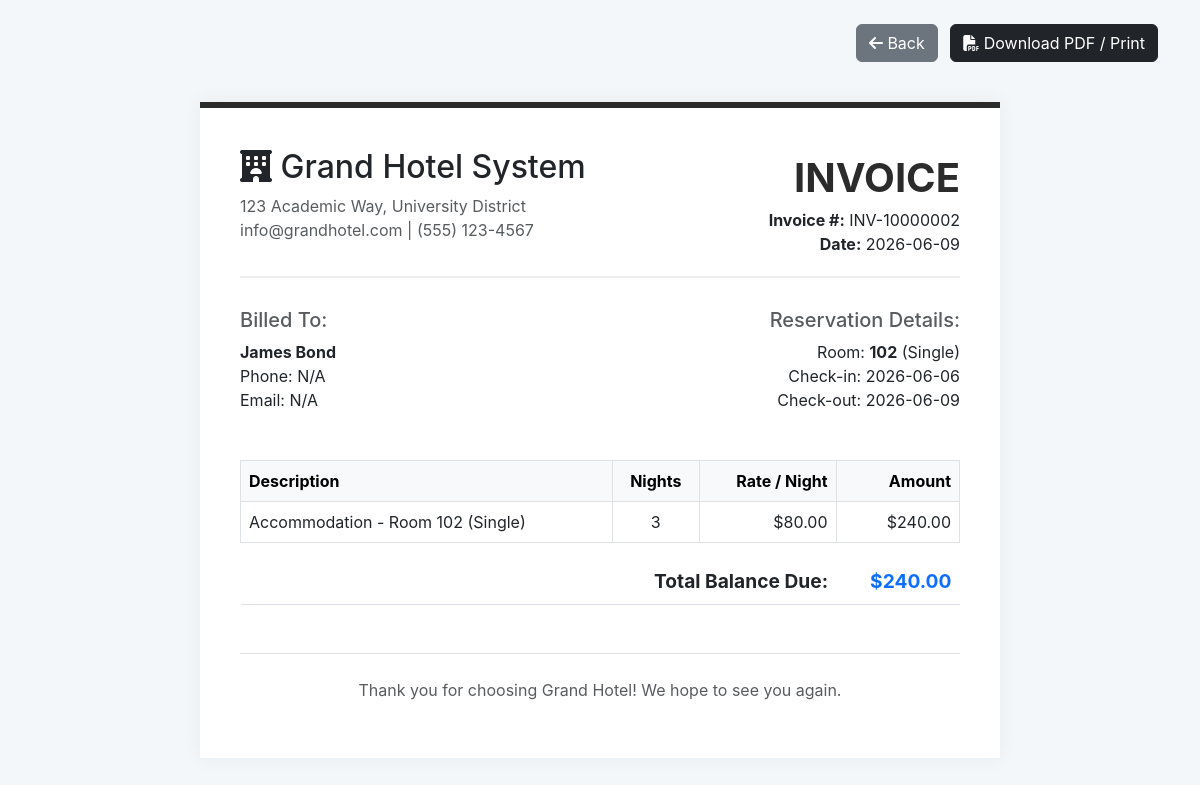
Page /bookings/2/invoice (signed in) on the committed database.
### tables this page shows
CREATE TABLE bookings (
            id INTEGER PRIMARY KEY AUTOINCREMENT,
            customer_id INTEGER NOT NULL,
            room_id INTEGER NOT NULL,
            check_in_date TEXT NOT NULL,
            check_out_date TEXT NOT NULL,
            status TEXT DEFAULT 'Confirmed',
            FOREIGN KEY (customer_id) REFERENCES customers (id),
            FOREIGN KEY (room_id) REFERENCES rooms (id)
        );

CREATE TABLE customers (
            id INTEGER PRIMARY KEY AUTOINCREMENT,
            user_id INTEGER, 
            full_name TEXT NOT NULL,
            phone TEXT NOT NULL,
            email TEXT,
            FOREIGN KEY (user_id) REFERENCES users (id)
        );

CREATE TABLE rooms (
            id INTEGER PRIMARY KEY AUTOINCREMENT,
            room_number TEXT UNIQUE NOT NULL,
            room_type TEXT NOT NULL,
            price REAL NOT NULL,
            description TEXT, 
            status TEXT DEFAULT 'Available'
        );

### routes/booking_routes.py (the view)
@booking_bp.route('/<int:booking_id>/invoice')
def generate_invoice(booking_id):
    booking = get_booking_by_id(booking_id)
    if not booking:
        return "Booking not found", 404
    check_in = datetime.strptime(booking['check_in_date'], '%Y-%m-%d')
    check_out = datetime.strptime(booking['check_out_date'], '%Y-%m-%d')
    nights = (check_out - check_in).days
    if nights <= 0:
        nights = 1
    total_amount = nights * booking['price']
    return render_template('bookings/invoice.html', booking=booking, nights=nights, total_amount=total_amount)

### app.py (called while the page is built)
@app.context_processor
def inject_translator():
    def translate(text):
        lang = session.get('lang', 'en')
        return TRANSLATIONS.get(lang, {}).get(text, text)
    return dict(t=translate)

@app.before_request
def check_permissions():
    if request.endpoint and request.endpoint.startswith('static'):
        return
    public_routes = ['auth.login', 'auth.register', 'set_lang', 'guest.search', 'guest.room_details']
    if request.endpoint in public_routes:
        return
    if 'user_id' not in session:
        return redirect(url_for('auth.login'))
    is_admin_route = request.endpoint and not request.endpoint.startswith('guest.') and not request.endpoint.startswith('auth.')
    if session.get('role') == 'Guest' and is_admin_route:
        if request.path == '/':
            return redirect(url_for('guest.search'))
        return "403 Forbidden: Administrator access required to view this module.", 403

### models/booking_model.py (called while the page is built)
def get_booking_by_id(booking_id):
    db = get_db()
    cursor = db.cursor()
    query = """
        SELECT b.id, c.full_name, c.phone, c.email,
               r.room_number, r.room_type, r.price,
               b.check_in_date, b.check_out_date, b.status
        FROM bookings b
        JOIN customers c ON b.customer_id = c.id
        JOIN rooms r ON b.room_id = r.id
        WHERE b.id = ?
    """
    cursor.execute(query, (booking_id,))
    return cursor.fetchone()

### models/db.py (called while the page is built)
def get_db():
    if 'db' not in g:
        g.db = sqlite3.connect(DATABASE_PATH)
        g.db.row_factory = sqlite3.Row
    return g.db

### templates/bookings/invoice.html (shortened to what this page needs)
<!DOCTYPE html>
<html lang="en">
<head>
    <link href="https://cdn.jsdelivr.net/npm/bootstrap@5.3.0/dist/css/bootstrap.min.css" rel="stylesheet">
    <link rel="stylesheet" href="https://cdnjs.cloudflare.com/ajax/libs/font-awesome/6.4.0/css/all.min.css">
</head>
<body>
<div class="container">
    <div class="text-end mt-4 no-print">
        <a href="{{ url_for('bookings.index') }}" class="btn btn-secondary me-2"><i class="fas fa-arrow-left"></i> Back</a>
        <button onclick="window.print()" class="btn btn-dark"><i class="fas fa-file-pdf"></i> Download PDF / Print</button>
    </div>
    <div class="invoice-box">
        <div class="invoice-header">
            <div>
                <h2><i class="fas fa-hotel"></i> Grand Hotel System</h2>
                <p class="text-muted m-0">123 Academic Way, University District<br>info@grandhotel.com | (555) 123-4567</p>
            </div>
            <div class="text-end">
                <div class="invoice-title">INVOICE</div>
                <p class="m-0"><strong>Invoice #:</strong> INV-{{ "1000%04d" | format(booking.id) }}</p>
                <p class="m-0"><strong>Date:</strong> {{ booking.check_out_date }}</p>
            </div>
        </div>
        <div class="row mb-5">
            <div class="col-sm-6">
                <h5 class="text-muted">Billed To:</h5>
                <strong>{{ booking.full_name }}</strong><br>
                Phone: {{ booking.phone }}<br>
                Email: {{ booking.email or 'N/A' }}
            </div>
            <div class="col-sm-6 text-end">
                <h5 class="text-muted">Reservation Details:</h5>
                Room: <strong>{{ booking.room_number }}</strong> ({{ booking.room_type }})<br>
                Check-in: {{ booking.check_in_date }}<br>
                Check-out: {{ booking.check_out_date }}
            </div>
        </div>
        <table class="table table-bordered">
            <thead class="table-light">
                <tr>
                    <th>Description</th>
                    <th class="text-center">Nights</th>
                    <th class="text-end">Rate / Night</th>
                    <th class="text-end">Amount</th>
                </tr>
            </thead>
            <tbody>
                <tr>
                    <td>Accommodation - Room {{ booking.room_number }} ({{ booking.room_type }})</td>
                    <td class="text-center">{{ nights }}</td>
                    <td class="text-end">${{ "%.2f"|format(booking.price) }}</td>
                    <td class="text-end">${{ "%.2f"|format(total_amount) }}</td>
                </tr>
                <tr class="total-row">
                    <td colspan="3" class="text-end border-0 pt-4">Total Balance Due:</td>
                    <td class="text-end border-0 pt-4 text-primary">${{ "%.2f"|format(total_amount) }}</td>
                </tr>
            </tbody>
        </table>
        <div class="text-center mt-5 pt-4 border-top text-muted">
            <p>Thank you for choosing Grand Hotel! We hope to see you again.</p>
        </div>
    </div>
</div>
</body>
</html>

### templates/bookings/invoice.html (style rules this page uses)
body { background-color: #f4f7fa; font-family: 'Inter', sans-serif; }
.invoice-box { max-width: 800px; margin: 40px auto; padding: 40px; background: #fff; box-shadow: 0 0 20px rgba(0, 0, 0, 0.05); border-top: 6px solid #2b2b2b; }
.invoice-header { display: flex; justify-content: space-between; border-bottom: 2px solid #eee; padding-bottom: 20px; margin-bottom: 30px; }
.invoice-title { font-size: 2.5rem; font-weight: bold; color: #2b2b2b; }
.total-row { font-weight: bold; font-size: 1.2rem; background-color: #f8f9fa; }

### rows in the picture
bookings: id "10000002", check_out_date "2026-06-09", check_in_date "2026-06-06"
customers: full_name "James Bond", phone "N/A", email "N/A"
rooms: room_number "102", room_type "Single", price "80.00"

### other values in the picture
{{ nights }} "3"
{{ "%.2f"|format(total_amount) }} "240.00"
